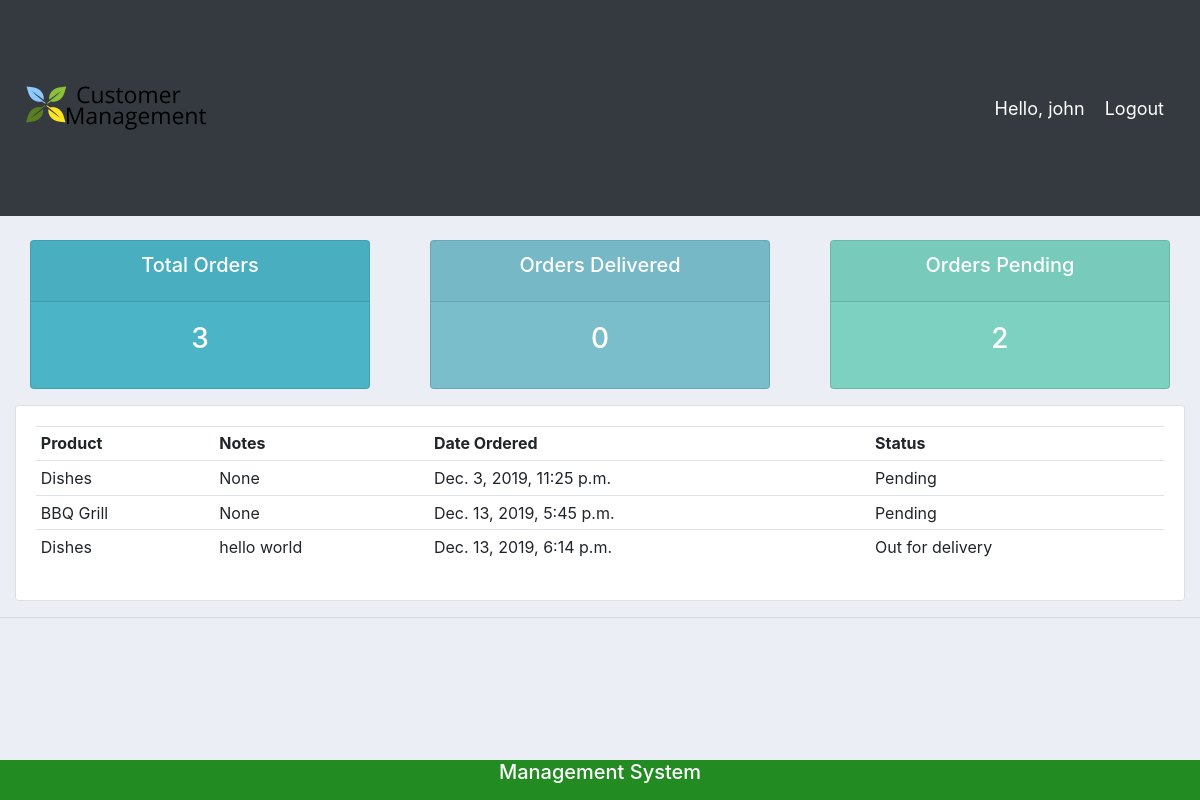
The app's page /user/ (signed in), older data.
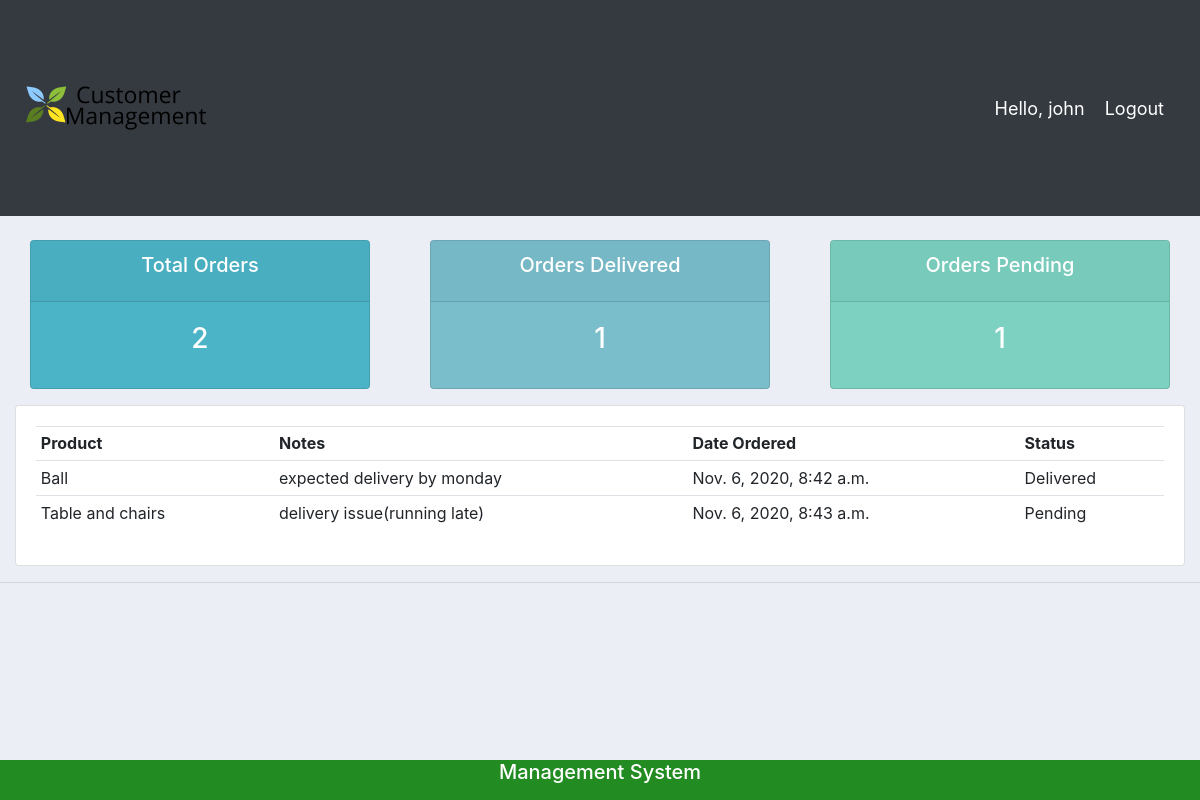
The same page, newer data.
### accounts/models.py (models this page shows)
class Order(models.Model):
	STATUS = (
			('Pending', 'Pending'),
			('Out for delivery', 'Out for delivery'),
			('Delivered', 'Delivered'),
			)
	customer = models.ForeignKey(Customer, null=True, on_delete= models.SET_NULL)
	product = models.ForeignKey(Product, null=True, on_delete= models.SET_NULL)
	date_created = models.DateTimeField(auto_now_add=True, null=True)
	status = models.CharField(max_length=200, null=True, choices=STATUS)
	note = models.CharField(max_length=1000, null=True)
	def __str__(self):
		return self.product.name

class Product(models.Model):
	CATEGORY = (
			('Indoor', 'Indoor'),
			('Out Door', 'Out Door'),
			)
	name = models.CharField(max_length=200, null=True)
	price = models.FloatField(null=True)
	category = models.CharField(max_length=200, null=True, choices=CATEGORY)
	description = models.CharField(max_length=200, null=True, blank=True)
	date_created = models.DateTimeField(auto_now_add=True, null=True)
	tags = models.ManyToManyField(Tag)
	def __str__(self):
		return self.name

### accounts/views.py (the view)
# urls.py: path('user/', views.userPage, name="user-page"),
def userPage(request):
	orders = request.user.customer.order_set.all()
	total_orders = orders.count()
	delivered = orders.filter(status='Delivered').count()
	pending = orders.filter(status='Pending').count()
	print('ORDERS:', orders)
	context = {'orders':orders, 'total_orders':total_orders,
	'delivered':delivered,'pending':pending}
	return render(request, 'accounts/user.html', context)

### accounts/accounts/templates/accounts/user.html
{%  extends 'accounts/main.html' %}
{% block content %}
{%  include 'accounts/status.html' %}
<div class="row">
	<div class="col-md">
		<div class="card card-body">
			<table class="table table-sm">
				<tr>
					<th>Product</th>
					<th>Notes</th>
					<th>Date Ordered</th>
					<th>Status</th>
				</tr>
				{% for order in orders %}
				<tr>
					<td>{{order.product}}</td>
					<td>{{order.note}}</td>
					<td>{{order.date_created}}</td>
					<td>{{order.status}}</td>
				</tr>
				{% endfor %}
			</table>
		</div>
	</div>
</div>
{% endblock content %}

Row changes from the older to the newer data that the page shows:
removed Order: product "Dishes", note "None", date_created "Dec. 3, 2019, 11:25 p.m.", status "Pending"
removed Order: product "BBQ Grill", note "None", date_created "Dec. 13, 2019, 5:45 p.m.", status "Pending"
removed Order: product "Dishes", note "hello world", date_created "Dec. 13, 2019, 6:14 p.m.", status "Out for delivery"
added Order: product "Ball", note "expected delivery by monday", date_created "Nov. 6, 2020, 8:42 a.m.", status "Delivered"
added Order: product "Table and chairs", note "delivery issue(running late)", date_created "Nov. 6, 2020, 8:43 a.m.", status "Pending"
Text that changed along with them:
{{ total_orders }}: "3" → "2"
{{ delivered }}: "0" → "1"
{{ pending }}: "2" → "1"
